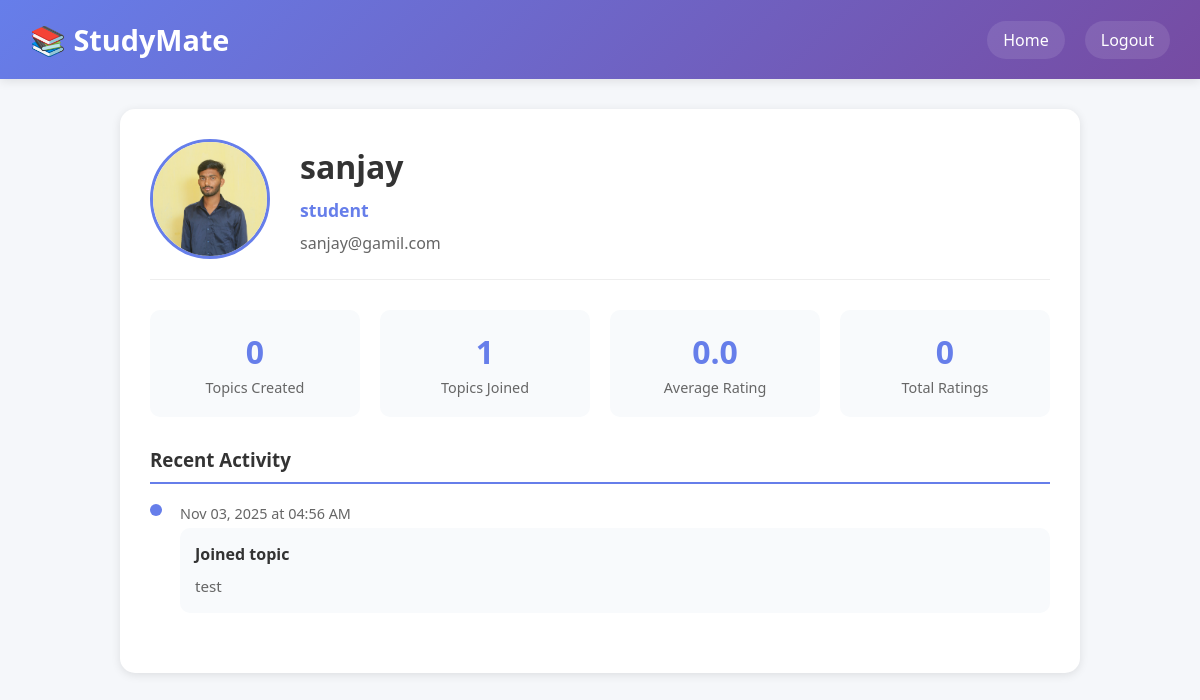
Screenshot of /profile/sanjay@gamil.com (signed in) with the database file from the repository.
### tables this page shows
CREATE TABLE users (
                id INTEGER PRIMARY KEY AUTOINCREMENT,
                username TEXT UNIQUE NOT NULL,
                password TEXT NOT NULL,
                profession TEXT NOT NULL,
                name TEXT NOT NULL,
                bio TEXT,
                avatar TEXT,
                email_verified INTEGER DEFAULT 0
            , role TEXT NOT NULL DEFAULT 'student', mobile TEXT, mobile_verified INTEGER DEFAULT 0);

CREATE TABLE willingness (
                id INTEGER PRIMARY KEY AUTOINCREMENT,
                user_id INTEGER NOT NULL,
                topic_id INTEGER NOT NULL,
                created_at TIMESTAMP DEFAULT CURRENT_TIMESTAMP,
                FOREIGN KEY (user_id) REFERENCES users(id) ON DELETE CASCADE,
                FOREIGN KEY (topic_id) REFERENCES topics(id) ON DELETE CASCADE,
                UNIQUE(user_id, topic_id)
            );

CREATE TABLE topics (
                id INTEGER PRIMARY KEY AUTOINCREMENT,
                title TEXT NOT NULL,
                description TEXT NOT NULL,
                duration TEXT NOT NULL,
                created_by INTEGER NOT NULL,
                created_at TIMESTAMP DEFAULT CURRENT_TIMESTAMP,
                scheduled_datetime TEXT,
                category TEXT,
                status TEXT DEFAULT 'active',
                is_archived INTEGER DEFAULT 0,
                FOREIGN KEY (created_by) REFERENCES users(id) ON DELETE CASCADE
            );

### routes/profile.py (the view)
@profile_bp.route('/profile/<username>')
def view_profile(username):
    if 'user' not in session:
        return redirect(url_for('landing'))
    conn = sqlite3.connect(DB_NAME)
    c = conn.cursor()
    c.execute("SELECT * FROM users WHERE username = ?", (username,))
    user_data = c.fetchone()
    if not user_data:
        conn.close()
        return "User not found", 404
    user = {
        'id': user_data[0],
        'username': user_data[1],
        'profession': user_data[3],
        'name': user_data[4]
    }
    stats = {}
    c.execute("SELECT COUNT(*) FROM topics WHERE created_by = ?", (user['id'],))
    stats['topics_created'] = c.fetchone()[0]
    c.execute("SELECT COUNT(*) FROM willingness WHERE user_id = ?", (user['id'],))
    stats['topics_joined'] = c.fetchone()[0]
    c.execute("""
        SELECT ROUND(AVG(r.rating), 2), COUNT(r.id)
        FROM topics t
        LEFT JOIN ratings r ON t.id = r.topic_id
        WHERE t.created_by = ?
    """, (user['id'],))
    avg_rating, total_ratings = c.fetchone()
    stats['avg_rating'] = avg_rating or 0.0
    stats['total_ratings'] = total_ratings or 0
    activities = []
    c.execute("""
        SELECT 'Created topic', title, created_at, id
        FROM topics
        WHERE created_by = ?
        ORDER BY created_at DESC
        LIMIT 5
    """, (user['id'],))
    for action, title, date, topic_id in c.fetchall():
        try:
            dt = datetime.strptime(str(date), '%Y-%m-%d %H:%M:%S')
            friendly_date = dt.strftime('%b %d, %Y at %I:%M %p')
        except:
            friendly_date = str(date)
        activities.append({
            'date': friendly_date,
            'title': action,
            'description': title
        })
    c.execute("""
        SELECT 'Joined topic', t.title, w.created_at, t.id
        FROM willingness w
        JOIN topics t ON w.topic_id = t.id
        WHERE w.user_id = ?
        ORDER BY w.created_at DESC
        LIMIT 5
    """, (user['id'],))
    for action, title, date, topic_id in c.fetchall():
        try:
            dt = datetime.strptime(str(date), '%Y-%m-%d %H:%M:%S')
            friendly_date = dt.strftime('%b %d, %Y at %I:%M %p')
        except:
            friendly_date = str(date)
        activities.append({
            'date': friendly_date,
            'title': action,
            'description': title
        })
    activities.sort(key=lambda x: datetime.strptime(x['date'], '%b %d, %Y at %I:%M %p'), reverse=True)
    activities = activities[:5]  # Keep only 5 most recent
    conn.close()
    is_own_profile = session['user']['username'] == username
    avatar_path = os.path.join(UPLOAD_FOLDER, f"{username}.jpg")
    avatar_url = f"/static/avatars/{username}.jpg" if os.path.exists(avatar_path) else None
    return render_template('profile.html',
                         user=user,
                         stats=stats,
                         activities=activities,
                         is_own_profile=is_own_profile,
                         avatar_url=avatar_url)

### templates/profile.html (shortened to what this page needs)
<!DOCTYPE html>
<html lang="en">
<head>
</head>
<body>
    <div class="header">
        <h2>📚 StudyMate</h2>
        <div class="nav-links">
            <a href="{{ url_for('home') }}" class="nav-link">Home</a>
            <a href="{{ url_for('logout') }}" class="nav-link">Logout</a>
        </div>
    </div>
    <div class="container">
        <div class="profile-card">
            <div class="profile-header">
                <img src="{{ avatar_url or url_for('static', filename='avatars/default.png') }}" alt="Profile Picture" class="avatar">
                <div class="profile-info">
                    <h1>{{ user.name }}</h1>
                    <div class="profession">{{ user.profession }}</div>
                    <p style="color: #666; margin-top: 10px;">{{ user.username }}</p>
                </div>
            </div>
            <div class="stats-grid">
                <div class="stat-card">
                    <div class="number">{{ stats.topics_created }}</div>
                    <div class="label">Topics Created</div>
                </div>
                <div class="stat-card">
                    <div class="number">{{ stats.topics_joined }}</div>
                    <div class="label">Topics Joined</div>
                </div>
                <div class="stat-card">
                    <div class="number">{{ '%.1f'|format(stats.avg_rating|float) }}</div>
                    <div class="label">Average Rating</div>
                </div>
                <div class="stat-card">
                    <div class="number">{{ stats.total_ratings }}</div>
                    <div class="label">Total Ratings</div>
                </div>
            </div>
            <div class="activity-timeline">
                <h3 class="section-title">Recent Activity</h3>
                {% if activities %}
                    {% for activity in activities %}
                    <div class="timeline-item">
                        <div class="timeline-date">{{ activity.date }}</div>
                        <div class="timeline-content">
                            <div class="timeline-title">{{ activity.title }}</div>
                            <div class="timeline-description">{{ activity.description }}</div>
                        </div>
                    </div>
                    {% endfor %}
                {% else %}
                    <p style="color: #666; text-align: center; padding: 20px;">No recent activity</p>
                {% endif %}
            </div>
        </div>
    </div>
</body>
</html>

### templates/profile.html (style rules this page uses)
* { margin: 0; padding: 0; box-sizing: border-box; }
body { font-family: 'Segoe UI', Tahoma, Geneva, Verdana, sans-serif; background: #f5f7fa; min-height: 100vh; }
.header { background: linear-gradient(135deg, #667eea 0%, #764ba2 100%); color: white; padding: 20px 30px; display: flex; justify-content: space-between; align-items: center; box-shadow: 0 2px 10px rgba(0, 0, 0, 0.1); }
.header h2 { font-size: 1.8em; }
.container { max-width: 1000px; margin: 30px auto; padding: 0 20px; }
.profile-card { background: white; border-radius: 15px; padding: 30px; box-shadow: 0 2px 10px rgba(0, 0, 0, 0.1); margin-bottom: 30px; }
.profile-header { display: flex; align-items: center; gap: 30px; margin-bottom: 30px; padding-bottom: 20px; border-bottom: 1px solid #eee; }
.avatar { width: 120px; height: 120px; border-radius: 60px; object-fit: cover; border: 3px solid #667eea; }
.profile-info h1 { color: #333; margin-bottom: 10px; }
.profile-info .profession { color: #667eea; font-size: 1.1em; font-weight: 600; }
.stats-grid { display: grid; grid-template-columns: repeat(auto-fit, minmax(200px, 1fr)); gap: 20px; margin-bottom: 30px; }
.stat-card { background: #f8fafc; padding: 20px; border-radius: 10px; text-align: center; }
.stat-card .number { font-size: 2em; color: #667eea; font-weight: 700; margin-bottom: 5px; }
.stat-card .label { color: #666; font-size: 0.9em; }
.section-title { color: #333; margin-bottom: 20px; padding-bottom: 10px; border-bottom: 2px solid #667eea; }
.activity-timeline { margin-top: 30px; }
.timeline-item { position: relative; padding-left: 30px; margin-bottom: 30px; }
.timeline-item::before { content: ''; position: absolute; left: 0; top: 0; width: 12px; height: 12px; border-radius: 50%; background: #667eea; }
.timeline-item::after { content: ''; position: absolute; left: 5px; top: 12px; width: 2px; height: calc(100% + 18px); background: #ddd; }
.timeline-item:last-child::after { display: none; }
.timeline-date { font-size: 0.9em; color: #666; margin-bottom: 5px; }
.timeline-content { background: #f8fafc; padding: 15px; border-radius: 10px; }
.timeline-title { color: #333; margin-bottom: 10px; font-weight: 600; }
.timeline-description { color: #666; font-size: 0.95em; line-height: 1.5; }
.nav-links { display: flex; gap: 20px; }
.nav-link { color: white; text-decoration: none; padding: 8px 16px; border-radius: 20px; background: rgba(255, 255, 255, 0.1); transition: all 0.3s ease; }

### rows the page displays
users: name "sanjay", profession "student", username "sanjay@gamil.com"
willingness: date "Nov 03, 2025 at 04:56 AM", title "Joined topic", description "test"

### other values shown
{{ stats.topics_created }} "0"
{{ stats.topics_joined }} "1"
{{ '%.1f'|format(stats.avg_rating|float) }} "0.0"
{{ stats.total_ratings }} "0"
